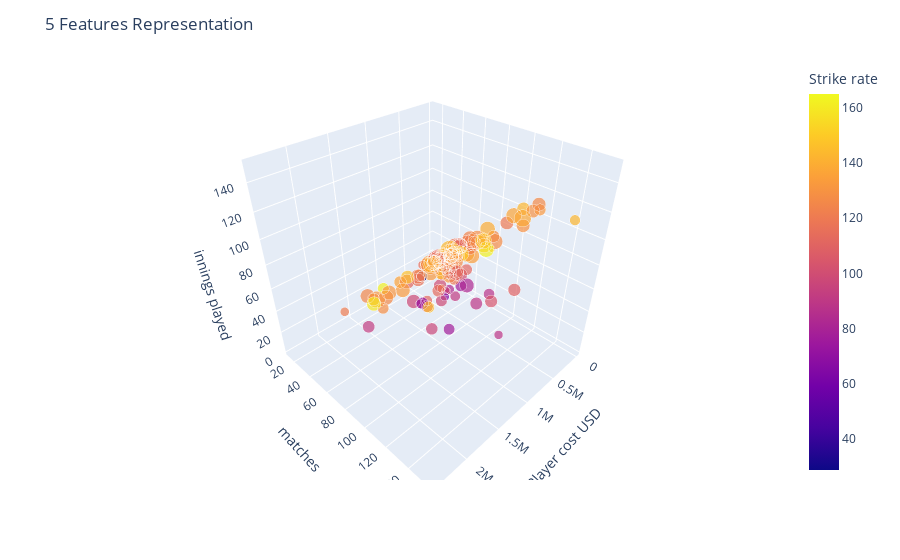

Here is the notebook cell this chart was saved with:
### Code cell
#Plotting data with 5 variables
import plotly.express as px
fig2 = px.scatter_3d(df, x="Player cost USD", y="matches",z="innings played",
                     color="Strike rate",size="Catches per match")
fig2.update_layout(title="5 Features Representation")
fig2.show()

### Figure 1 — Plotly figure (JSON) as saved in the notebook; plotly's stock layout.template omitted (floating-point values rounded to 4 significant figures; data arrays with more than 128 entries replaced by an {"elided": "..."} marker saying what was removed)
{"data": [{"hovertemplate": "Player cost USD=%{x}<br>matches=%{y}<br>innings played=%{z}<br>Catches per match=%{marker.size}<br>Strike rate=%{marker.color}<extra></extra>", "legendgroup": "", "marker": {"color": {"elided": "129 float values"}, "coloraxis": "coloraxis", "size": {"elided": "129 float values"}, "sizemode": "area", "sizeref": 0.00196, "symbol": "circle"}, "mode": "markers", "name": "", "scene": "scene", "showlegend": false, "type": "scatter3d", "x": {"elided": "129 int values"}, "y": {"elided": "129 int values"}, "z": {"elided": "129 int values"}}], "layout": {"coloraxis": {"colorbar": {"title": {"text": "Strike rate"}}, "colorscale": [[0, "#0d0887"], [0.1111, "#46039f"], [0.2222, "#7201a8"], [0.3333, "#9c179e"], [0.4444, "#bd3786"], [0.5556, "#d8576b"], [0.6667, "#ed7953"], [0.7778, "#fb9f3a"], [0.8889, "#fdca26"], [1, "#f0f921"]]}, "legend": {"itemsizing": "constant", "tracegroupgap": 0}, "margin": {"t": 60}, "scene": {"domain": {"x": [0, 1], "y": [0, 1]}, "xaxis": {"title": {"text": "Player cost USD"}}, "yaxis": {"title": {"text": "matches"}}, "zaxis": {"title": {"text": "innings played"}}}, "title": {"text": "5 Features Representation"}}}
